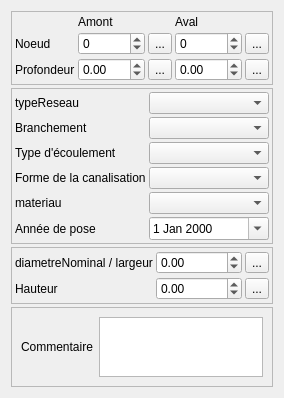
<?xml version="1.0" encoding="UTF-8"?>
<ui version="4.0">
 <class>Form</class>
 <widget class="QWidget" name="Form">
  <property name="geometry">
   <rect>
    <x>0</x>
    <y>0</y>
    <width>252</width>
    <height>379</height>
   </rect>
  </property>
  <property name="windowTitle">
   <string>Form</string>
  </property>
  <layout class="QVBoxLayout" name="verticalLayout" stretch="0,0,0,1,10">
   <property name="spacing">
    <number>3</number>
   </property>
   <item>
    <widget class="QFrame" name="frame_3">
     <property name="frameShape">
      <enum>QFrame::StyledPanel</enum>
     </property>
     <property name="frameShadow">
      <enum>QFrame::Raised</enum>
     </property>
     <layout class="QGridLayout" name="gridLayout_3">
      <property name="margin">
       <number>3</number>
      </property>
      <property name="spacing">
       <number>3</number>
      </property>
      <item row="1" column="4">
       <widget class="QToolButton" name="toolButton_pickav">
        <property name="text">
         <string>...</string>
        </property>
        <property name="icon">
         <iconset resource="../../resources.qrc">
          <normaloff>:/plugins/Lamia/icons/select.png</normaloff>:/plugins/Lamia/icons/select.png</iconset>
        </property>
       </widget>
      </item>
      <item row="1" column="3">
       <widget class="QSpinBox" name="spinBox_lk_noeud2">
        <property name="minimum">
         <number>-1</number>
        </property>
        <property name="maximum">
         <number>999999</number>
        </property>
       </widget>
      </item>
      <item row="0" column="1">
       <widget class="QLabel" name="label_5">
        <property name="text">
         <string>Amont</string>
        </property>
       </widget>
      </item>
      <item row="1" column="0">
       <widget class="QLabel" name="label_9">
        <property name="text">
         <string>Noeud</string>
        </property>
       </widget>
      </item>
      <item row="1" column="1">
       <widget class="QSpinBox" name="spinBox_lk_noeud1">
        <property name="minimum">
         <number>-1</number>
        </property>
        <property name="maximum">
         <number>999999</number>
        </property>
       </widget>
      </item>
      <item row="1" column="2">
       <widget class="QToolButton" name="toolButton_pickam">
        <property name="text">
         <string>...</string>
        </property>
        <property name="icon">
         <iconset resource="../../resources.qrc">
          <normaloff>:/plugins/Lamia/icons/select.png</normaloff>:/plugins/Lamia/icons/select.png</iconset>
        </property>
       </widget>
      </item>
      <item row="0" column="3">
       <widget class="QLabel" name="label_7">
        <property name="text">
         <string>Aval</string>
        </property>
       </widget>
      </item>
      <item row="2" column="0">
       <widget class="QLabel" name="label_8">
        <property name="text">
         <string>Profondeur</string>
        </property>
       </widget>
      </item>
      <item row="2" column="1">
       <widget class="QDoubleSpinBox" name="doubleSpinBox_profamont">
        <property name="minimum">
         <double>-1.000000000000000</double>
        </property>
       </widget>
      </item>
      <item row="2" column="2">
       <widget class="QToolButton" name="toolButton_prof_amont">
        <property name="text">
         <string>...</string>
        </property>
        <property name="icon">
         <iconset resource="../../resources.qrc">
          <normaloff>:/plugins/Lamia/icons/numpad.png</normaloff>:/plugins/Lamia/icons/numpad.png</iconset>
        </property>
       </widget>
      </item>
      <item row="2" column="3">
       <widget class="QDoubleSpinBox" name="doubleSpinBox_profaval">
        <property name="minimum">
         <double>-1.000000000000000</double>
        </property>
       </widget>
      </item>
      <item row="2" column="4">
       <widget class="QToolButton" name="toolButton_prof_aval">
        <property name="text">
         <string>...</string>
        </property>
        <property name="icon">
         <iconset resource="../../resources.qrc">
          <normaloff>:/plugins/Lamia/icons/numpad.png</normaloff>:/plugins/Lamia/icons/numpad.png</iconset>
        </property>
       </widget>
      </item>
     </layout>
    </widget>
   </item>
   <item>
    <widget class="QFrame" name="frame_2">
     <property name="frameShape">
      <enum>QFrame::StyledPanel</enum>
     </property>
     <property name="frameShadow">
      <enum>QFrame::Raised</enum>
     </property>
     <layout class="QGridLayout" name="gridLayout">
      <property name="margin">
       <number>3</number>
      </property>
      <property name="spacing">
       <number>3</number>
      </property>
      <item row="1" column="0">
       <widget class="QLabel" name="label_11">
        <property name="text">
         <string>Branchement</string>
        </property>
       </widget>
      </item>
      <item row="5" column="0">
       <widget class="QLabel" name="label_16">
        <property name="text">
         <string>Année de pose</string>
        </property>
       </widget>
      </item>
      <item row="3" column="1">
       <widget class="QComboBox" name="comboBox_formecana"/>
      </item>
      <item row="4" column="1">
       <widget class="QComboBox" name="comboBox_materiau">
        <property name="maxVisibleItems">
         <number>50</number>
        </property>
       </widget>
      </item>
      <item row="4" column="0">
       <widget class="QLabel" name="label">
        <property name="text">
         <string>materiau</string>
        </property>
       </widget>
      </item>
      <item row="2" column="0">
       <widget class="QLabel" name="label_12">
        <property name="text">
         <string>Type d'écoulement</string>
        </property>
       </widget>
      </item>
      <item row="2" column="1">
       <widget class="QComboBox" name="comboBox_typeecoul"/>
      </item>
      <item row="3" column="0">
       <widget class="QLabel" name="label_13">
        <property name="text">
         <string>Forme de la canalisation</string>
        </property>
       </widget>
      </item>
      <item row="1" column="1">
       <widget class="QComboBox" name="comboBox_branch"/>
      </item>
      <item row="0" column="0">
       <widget class="QLabel" name="label_4">
        <property name="text">
         <string>typeReseau</string>
        </property>
       </widget>
      </item>
      <item row="0" column="1">
       <widget class="QComboBox" name="comboBox_typeReseau"/>
      </item>
      <item row="5" column="1">
       <widget class="QDateEdit" name="dateEdit_anneepose">
        <property name="calendarPopup">
         <bool>true</bool>
        </property>
       </widget>
      </item>
     </layout>
    </widget>
   </item>
   <item>
    <widget class="QFrame" name="frame_4">
     <property name="frameShape">
      <enum>QFrame::StyledPanel</enum>
     </property>
     <property name="frameShadow">
      <enum>QFrame::Raised</enum>
     </property>
     <layout class="QGridLayout" name="gridLayout_4">
      <property name="margin">
       <number>3</number>
      </property>
      <property name="spacing">
       <number>3</number>
      </property>
      <item row="1" column="0">
       <widget class="QLabel" name="label_3">
        <property name="text">
         <string>Hauteur</string>
        </property>
       </widget>
      </item>
      <item row="0" column="0" colspan="2">
       <widget class="QLabel" name="label_2">
        <property name="text">
         <string>diametreNominal / largeur</string>
        </property>
       </widget>
      </item>
      <item row="0" column="3" colspan="2">
       <widget class="QDoubleSpinBox" name="doubleSpinBox_diametreNominal">
        <property name="minimum">
         <double>-1.000000000000000</double>
        </property>
        <property name="singleStep">
         <double>0.100000000000000</double>
        </property>
       </widget>
      </item>
      <item row="0" column="5">
       <widget class="QToolButton" name="toolButton_calc_diam">
        <property name="text">
         <string>...</string>
        </property>
        <property name="icon">
         <iconset resource="../../resources.qrc">
          <normaloff>:/plugins/Lamia/icons/numpad.png</normaloff>:/plugins/Lamia/icons/numpad.png</iconset>
        </property>
        <property name="autoRaise">
         <bool>false</bool>
        </property>
        <property name="arrowType">
         <enum>Qt::NoArrow</enum>
        </property>
       </widget>
      </item>
      <item row="1" column="5">
       <widget class="QToolButton" name="toolButton_calc_haut">
        <property name="text">
         <string>...</string>
        </property>
        <property name="icon">
         <iconset resource="../../resources.qrc">
          <normaloff>:/plugins/Lamia/icons/numpad.png</normaloff>:/plugins/Lamia/icons/numpad.png</iconset>
        </property>
       </widget>
      </item>
      <item row="1" column="3" colspan="2">
       <widget class="QDoubleSpinBox" name="doubleSpinBox_haut">
        <property name="minimum">
         <double>-1.000000000000000</double>
        </property>
        <property name="singleStep">
         <double>0.100000000000000</double>
        </property>
       </widget>
      </item>
     </layout>
    </widget>
   </item>
   <item>
    <widget class="QFrame" name="frame_5">
     <property name="frameShape">
      <enum>QFrame::StyledPanel</enum>
     </property>
     <property name="frameShadow">
      <enum>QFrame::Raised</enum>
     </property>
     <layout class="QGridLayout" name="gridLayout_5">
      <item row="0" column="0">
       <widget class="QLabel" name="label_15">
        <property name="text">
         <string>Commentaire</string>
        </property>
       </widget>
      </item>
      <item row="0" column="1">
       <widget class="QTextBrowser" name="textBrowser_commentaire">
        <property name="maximumSize">
         <size>
          <width>16777215</width>
          <height>60</height>
         </size>
        </property>
        <property name="readOnly">
         <bool>false</bool>
        </property>
       </widget>
      </item>
     </layout>
    </widget>
   </item>
   <item>
    <spacer name="verticalSpacer">
     <property name="orientation">
      <enum>Qt::Vertical</enum>
     </property>
     <property name="sizeHint" stdset="0">
      <size>
       <width>20</width>
       <height>40</height>
      </size>
     </property>
    </spacer>
   </item>
  </layout>
 </widget>
 <resources>
  <include location="../../resources.qrc"/>
 </resources>
 <connections/>
</ui>
